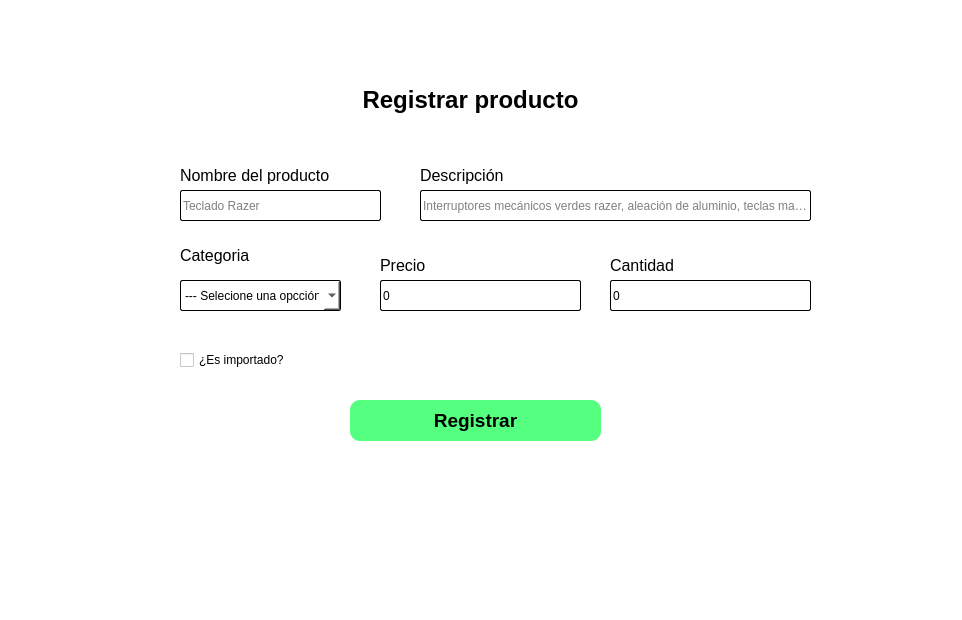
<?xml version="1.0" encoding="UTF-8"?>
<ui version="4.0">
 <class>Dialog</class>
 <widget class="QDialog" name="Dialog">
  <property name="windowModality">
   <enum>Qt::WindowModality::ApplicationModal</enum>
  </property>
  <property name="geometry">
   <rect>
    <x>0</x>
    <y>0</y>
    <width>962</width>
    <height>620</height>
   </rect>
  </property>
  <property name="windowTitle">
   <string>Registrar Producto</string>
  </property>
  <property name="windowIcon">
   <iconset>
    <normaloff>C:/Users/Adrian/Downloads/agregar-producto.png</normaloff>C:/Users/Adrian/Downloads/agregar-producto.png</iconset>
  </property>
  <property name="styleSheet">
   <string notr="true">background-color: rgb(255, 255, 255);</string>
  </property>
  <widget class="QLabel" name="label_4">
   <property name="geometry">
    <rect>
     <x>440</x>
     <y>20</y>
     <width>61</width>
     <height>61</height>
    </rect>
   </property>
   <property name="text">
    <string/>
   </property>
   <property name="pixmap">
    <pixmap>C:/Users/Adrian/Downloads/agregar-producto.png</pixmap>
   </property>
  </widget>
  <widget class="QLabel" name="lblProductViewTitle">
   <property name="geometry">
    <rect>
     <x>340</x>
     <y>80</y>
     <width>261</width>
     <height>41</height>
    </rect>
   </property>
   <property name="text">
    <string>&lt;!DOCTYPE HTML PUBLIC &quot;-//W3C//DTD HTML 4.0//EN&quot; &quot;http://www.w3.org/TR/REC-html40/strict.dtd&quot;&gt;
&lt;html&gt;&lt;head&gt;&lt;meta name=&quot;qrichtext&quot; content=&quot;1&quot; /&gt;&lt;meta charset=&quot;utf-8&quot; /&gt;&lt;style type=&quot;text/css&quot;&gt;
p, li { white-space: pre-wrap; }
hr { height: 1px; border-width: 0; }
li.unchecked::marker { content: &quot;\2610&quot;; }
li.checked::marker { content: &quot;\2612&quot;; }
&lt;/style&gt;&lt;/head&gt;&lt;body style=&quot; font-family:'Segoe UI'; font-size:9pt; font-weight:400; font-style:normal;&quot;&gt;
&lt;p align=&quot;center&quot; style=&quot; margin-top:0px; margin-bottom:0px; margin-left:0px; margin-right:0px; -qt-block-indent:0; text-indent:0px;&quot;&gt;&lt;span style=&quot; font-size:18pt; font-weight:700; color:#000000;&quot;&gt;Registrar producto&lt;/span&gt;&lt;/p&gt;&lt;/body&gt;&lt;/html&gt;</string>
   </property>
  </widget>
  <widget class="QLineEdit" name="txtProductoName">
   <property name="geometry">
    <rect>
     <x>180</x>
     <y>190</y>
     <width>201</width>
     <height>31</height>
    </rect>
   </property>
   <property name="font">
    <font>
     <bold>false</bold>
    </font>
   </property>
   <property name="cursor">
    <cursorShape>IBeamCursor</cursorShape>
   </property>
   <property name="toolTip">
    <string>&lt;html&gt;&lt;head/&gt;&lt;body&gt;&lt;p&gt;&lt;span style=&quot; color:#000000;&quot;&gt;Usuario&lt;/span&gt;&lt;/p&gt;&lt;/body&gt;&lt;/html&gt;</string>
   </property>
   <property name="layoutDirection">
    <enum>Qt::LayoutDirection::LeftToRight</enum>
   </property>
   <property name="styleSheet">
    <string notr="true">color: rgb(0, 0, 0);
border: none;
border: 1px solid #000000;;
border-radius: 2px;</string>
   </property>
   <property name="text">
    <string/>
   </property>
   <property name="placeholderText">
    <string>Teclado Razer</string>
   </property>
  </widget>
  <widget class="QLabel" name="label_2">
   <property name="geometry">
    <rect>
     <x>180</x>
     <y>160</y>
     <width>181</width>
     <height>31</height>
    </rect>
   </property>
   <property name="font">
    <font>
     <bold>true</bold>
    </font>
   </property>
   <property name="text">
    <string>&lt;!DOCTYPE HTML PUBLIC &quot;-//W3C//DTD HTML 4.0//EN&quot; &quot;http://www.w3.org/TR/REC-html40/strict.dtd&quot;&gt;
&lt;html&gt;&lt;head&gt;&lt;meta name=&quot;qrichtext&quot; content=&quot;1&quot; /&gt;&lt;meta charset=&quot;utf-8&quot; /&gt;&lt;style type=&quot;text/css&quot;&gt;
p, li { white-space: pre-wrap; }
hr { height: 1px; border-width: 0; }
li.unchecked::marker { content: &quot;\2610&quot;; }
li.checked::marker { content: &quot;\2612&quot;; }
&lt;/style&gt;&lt;/head&gt;&lt;body style=&quot; font-family:'Segoe UI'; font-size:9pt; font-weight:700; font-style:normal;&quot;&gt;
&lt;p style=&quot; margin-top:0px; margin-bottom:0px; margin-left:0px; margin-right:0px; -qt-block-indent:0; text-indent:0px;&quot;&gt;&lt;span style=&quot; font-size:12pt; font-weight:400; color:#000000;&quot;&gt;Nombre del producto&lt;/span&gt;&lt;/p&gt;&lt;/body&gt;&lt;/html&gt;</string>
   </property>
  </widget>
  <widget class="QLineEdit" name="txtProductDescription">
   <property name="geometry">
    <rect>
     <x>420</x>
     <y>190</y>
     <width>391</width>
     <height>31</height>
    </rect>
   </property>
   <property name="font">
    <font>
     <bold>false</bold>
    </font>
   </property>
   <property name="cursor">
    <cursorShape>IBeamCursor</cursorShape>
   </property>
   <property name="toolTip">
    <string>&lt;html&gt;&lt;head/&gt;&lt;body&gt;&lt;p&gt;&lt;span style=&quot; color:#000000;&quot;&gt;Usuario&lt;/span&gt;&lt;/p&gt;&lt;/body&gt;&lt;/html&gt;</string>
   </property>
   <property name="layoutDirection">
    <enum>Qt::LayoutDirection::LeftToRight</enum>
   </property>
   <property name="styleSheet">
    <string notr="true">color: rgb(0, 0, 0);
border: none;
border: 1px solid #000000;;
border-radius: 2px;</string>
   </property>
   <property name="text">
    <string/>
   </property>
   <property name="placeholderText">
    <string>Interruptores mecánicos verdes razer, aleación de aluminio, teclas macro.</string>
   </property>
  </widget>
  <widget class="QLabel" name="label_3">
   <property name="geometry">
    <rect>
     <x>420</x>
     <y>160</y>
     <width>181</width>
     <height>31</height>
    </rect>
   </property>
   <property name="font">
    <font>
     <bold>true</bold>
    </font>
   </property>
   <property name="text">
    <string>&lt;!DOCTYPE HTML PUBLIC &quot;-//W3C//DTD HTML 4.0//EN&quot; &quot;http://www.w3.org/TR/REC-html40/strict.dtd&quot;&gt;
&lt;html&gt;&lt;head&gt;&lt;meta name=&quot;qrichtext&quot; content=&quot;1&quot; /&gt;&lt;meta charset=&quot;utf-8&quot; /&gt;&lt;style type=&quot;text/css&quot;&gt;
p, li { white-space: pre-wrap; }
hr { height: 1px; border-width: 0; }
li.unchecked::marker { content: &quot;\2610&quot;; }
li.checked::marker { content: &quot;\2612&quot;; }
&lt;/style&gt;&lt;/head&gt;&lt;body style=&quot; font-family:'Segoe UI'; font-size:9pt; font-weight:700; font-style:normal;&quot;&gt;
&lt;p style=&quot; margin-top:0px; margin-bottom:0px; margin-left:0px; margin-right:0px; -qt-block-indent:0; text-indent:0px;&quot;&gt;&lt;span style=&quot; font-size:12pt; font-weight:400; color:#000000;&quot;&gt;Descripción&lt;/span&gt;&lt;/p&gt;&lt;/body&gt;&lt;/html&gt;</string>
   </property>
  </widget>
  <widget class="QLabel" name="label_6">
   <property name="geometry">
    <rect>
     <x>180</x>
     <y>240</y>
     <width>181</width>
     <height>31</height>
    </rect>
   </property>
   <property name="font">
    <font>
     <bold>true</bold>
    </font>
   </property>
   <property name="text">
    <string>&lt;!DOCTYPE HTML PUBLIC &quot;-//W3C//DTD HTML 4.0//EN&quot; &quot;http://www.w3.org/TR/REC-html40/strict.dtd&quot;&gt;
&lt;html&gt;&lt;head&gt;&lt;meta name=&quot;qrichtext&quot; content=&quot;1&quot; /&gt;&lt;meta charset=&quot;utf-8&quot; /&gt;&lt;style type=&quot;text/css&quot;&gt;
p, li { white-space: pre-wrap; }
hr { height: 1px; border-width: 0; }
li.unchecked::marker { content: &quot;\2610&quot;; }
li.checked::marker { content: &quot;\2612&quot;; }
&lt;/style&gt;&lt;/head&gt;&lt;body style=&quot; font-family:'Segoe UI'; font-size:9pt; font-weight:700; font-style:normal;&quot;&gt;
&lt;p style=&quot; margin-top:0px; margin-bottom:0px; margin-left:0px; margin-right:0px; -qt-block-indent:0; text-indent:0px;&quot;&gt;&lt;span style=&quot; font-size:12pt; font-weight:400; color:#000000;&quot;&gt;Categoria&lt;/span&gt;&lt;/p&gt;&lt;/body&gt;&lt;/html&gt;</string>
   </property>
  </widget>
  <widget class="QComboBox" name="cbxProductCategory">
   <property name="geometry">
    <rect>
     <x>180</x>
     <y>280</y>
     <width>161</width>
     <height>31</height>
    </rect>
   </property>
   <property name="styleSheet">
    <string notr="true">color: rgb(0, 0, 0);
border: none;
border: 1px solid #000000;
border-radius:2px;</string>
   </property>
   <item>
    <property name="text">
     <string>--- Selecione una opcción</string>
    </property>
   </item>
   <item>
    <property name="text">
     <string>Electrónicos</string>
    </property>
   </item>
   <item>
    <property name="text">
     <string>Ropa</string>
    </property>
   </item>
   <item>
    <property name="text">
     <string>Alimentos</string>
    </property>
   </item>
  </widget>
  <widget class="QLineEdit" name="txtProductoPrice">
   <property name="geometry">
    <rect>
     <x>380</x>
     <y>280</y>
     <width>201</width>
     <height>31</height>
    </rect>
   </property>
   <property name="font">
    <font>
     <bold>false</bold>
    </font>
   </property>
   <property name="cursor">
    <cursorShape>IBeamCursor</cursorShape>
   </property>
   <property name="toolTip">
    <string>&lt;html&gt;&lt;head/&gt;&lt;body&gt;&lt;p&gt;&lt;span style=&quot; color:#000000;&quot;&gt;Usuario&lt;/span&gt;&lt;/p&gt;&lt;/body&gt;&lt;/html&gt;</string>
   </property>
   <property name="layoutDirection">
    <enum>Qt::LayoutDirection::LeftToRight</enum>
   </property>
   <property name="styleSheet">
    <string notr="true">color: rgb(0, 0, 0);
border: none;
border: 1px solid #000000;;
border-radius: 2px;</string>
   </property>
   <property name="text">
    <string>0</string>
   </property>
   <property name="placeholderText">
    <string/>
   </property>
  </widget>
  <widget class="QLabel" name="label_7">
   <property name="geometry">
    <rect>
     <x>380</x>
     <y>250</y>
     <width>181</width>
     <height>31</height>
    </rect>
   </property>
   <property name="font">
    <font>
     <bold>true</bold>
    </font>
   </property>
   <property name="text">
    <string>&lt;!DOCTYPE HTML PUBLIC &quot;-//W3C//DTD HTML 4.0//EN&quot; &quot;http://www.w3.org/TR/REC-html40/strict.dtd&quot;&gt;
&lt;html&gt;&lt;head&gt;&lt;meta name=&quot;qrichtext&quot; content=&quot;1&quot; /&gt;&lt;meta charset=&quot;utf-8&quot; /&gt;&lt;style type=&quot;text/css&quot;&gt;
p, li { white-space: pre-wrap; }
hr { height: 1px; border-width: 0; }
li.unchecked::marker { content: &quot;\2610&quot;; }
li.checked::marker { content: &quot;\2612&quot;; }
&lt;/style&gt;&lt;/head&gt;&lt;body style=&quot; font-family:'Segoe UI'; font-size:9pt; font-weight:700; font-style:normal;&quot;&gt;
&lt;p style=&quot; margin-top:0px; margin-bottom:0px; margin-left:0px; margin-right:0px; -qt-block-indent:0; text-indent:0px;&quot;&gt;&lt;span style=&quot; font-size:12pt; font-weight:400; color:#000000;&quot;&gt;Precio&lt;/span&gt;&lt;/p&gt;&lt;/body&gt;&lt;/html&gt;</string>
   </property>
  </widget>
  <widget class="QCheckBox" name="chkIsImported">
   <property name="geometry">
    <rect>
     <x>180</x>
     <y>350</y>
     <width>121</width>
     <height>20</height>
    </rect>
   </property>
   <property name="text">
    <string>¿Es importado?</string>
   </property>
  </widget>
  <widget class="QPushButton" name="btnSaveProduct">
   <property name="geometry">
    <rect>
     <x>350</x>
     <y>400</y>
     <width>251</width>
     <height>41</height>
    </rect>
   </property>
   <property name="font">
    <font>
     <pointsize>14</pointsize>
     <bold>true</bold>
    </font>
   </property>
   <property name="cursor">
    <cursorShape>PointingHandCursor</cursorShape>
   </property>
   <property name="styleSheet">
    <string notr="true">background-color: rgb(85, 255, 127);
color: rgb(0, 0, 0);
border-radius: 10px;
border: none;</string>
   </property>
   <property name="text">
    <string>Registrar</string>
   </property>
  </widget>
  <widget class="QLabel" name="errProductoName">
   <property name="geometry">
    <rect>
     <x>180</x>
     <y>220</y>
     <width>201</width>
     <height>16</height>
    </rect>
   </property>
   <property name="text">
    <string>&lt;html&gt;&lt;head/&gt;&lt;body&gt;&lt;p&gt;&lt;br/&gt;&lt;/p&gt;&lt;/body&gt;&lt;/html&gt;</string>
   </property>
  </widget>
  <widget class="QLabel" name="errProductDescription">
   <property name="geometry">
    <rect>
     <x>420</x>
     <y>220</y>
     <width>201</width>
     <height>16</height>
    </rect>
   </property>
   <property name="text">
    <string>&lt;html&gt;&lt;head/&gt;&lt;body&gt;&lt;p&gt;&lt;br/&gt;&lt;/p&gt;&lt;/body&gt;&lt;/html&gt;</string>
   </property>
  </widget>
  <widget class="QLabel" name="errProductCategory">
   <property name="geometry">
    <rect>
     <x>180</x>
     <y>310</y>
     <width>201</width>
     <height>16</height>
    </rect>
   </property>
   <property name="text">
    <string>&lt;html&gt;&lt;head/&gt;&lt;body&gt;&lt;p&gt;&lt;br/&gt;&lt;/p&gt;&lt;/body&gt;&lt;/html&gt;</string>
   </property>
  </widget>
  <widget class="QLabel" name="errProductoPrice">
   <property name="geometry">
    <rect>
     <x>380</x>
     <y>310</y>
     <width>201</width>
     <height>16</height>
    </rect>
   </property>
   <property name="text">
    <string>&lt;html&gt;&lt;head/&gt;&lt;body&gt;&lt;p&gt;&lt;br/&gt;&lt;/p&gt;&lt;/body&gt;&lt;/html&gt;</string>
   </property>
  </widget>
  <widget class="QLabel" name="label_8">
   <property name="geometry">
    <rect>
     <x>610</x>
     <y>250</y>
     <width>181</width>
     <height>31</height>
    </rect>
   </property>
   <property name="font">
    <font>
     <bold>true</bold>
    </font>
   </property>
   <property name="text">
    <string>&lt;!DOCTYPE HTML PUBLIC &quot;-//W3C//DTD HTML 4.0//EN&quot; &quot;http://www.w3.org/TR/REC-html40/strict.dtd&quot;&gt;
&lt;html&gt;&lt;head&gt;&lt;meta name=&quot;qrichtext&quot; content=&quot;1&quot; /&gt;&lt;meta charset=&quot;utf-8&quot; /&gt;&lt;style type=&quot;text/css&quot;&gt;
p, li { white-space: pre-wrap; }
hr { height: 1px; border-width: 0; }
li.unchecked::marker { content: &quot;\2610&quot;; }
li.checked::marker { content: &quot;\2612&quot;; }
&lt;/style&gt;&lt;/head&gt;&lt;body style=&quot; font-family:'Segoe UI'; font-size:9pt; font-weight:700; font-style:normal;&quot;&gt;
&lt;p style=&quot; margin-top:0px; margin-bottom:0px; margin-left:0px; margin-right:0px; -qt-block-indent:0; text-indent:0px;&quot;&gt;&lt;span style=&quot; font-size:12pt; font-weight:400; color:#000000;&quot;&gt;Cantidad&lt;/span&gt;&lt;/p&gt;&lt;/body&gt;&lt;/html&gt;</string>
   </property>
  </widget>
  <widget class="QLineEdit" name="txtProductQuantity">
   <property name="geometry">
    <rect>
     <x>610</x>
     <y>280</y>
     <width>201</width>
     <height>31</height>
    </rect>
   </property>
   <property name="font">
    <font>
     <bold>false</bold>
    </font>
   </property>
   <property name="cursor">
    <cursorShape>IBeamCursor</cursorShape>
   </property>
   <property name="toolTip">
    <string>&lt;html&gt;&lt;head/&gt;&lt;body&gt;&lt;p&gt;&lt;span style=&quot; color:#000000;&quot;&gt;Usuario&lt;/span&gt;&lt;/p&gt;&lt;/body&gt;&lt;/html&gt;</string>
   </property>
   <property name="layoutDirection">
    <enum>Qt::LayoutDirection::LeftToRight</enum>
   </property>
   <property name="styleSheet">
    <string notr="true">color: rgb(0, 0, 0);
border: none;
border: 1px solid #000000;;
border-radius: 2px;</string>
   </property>
   <property name="text">
    <string>0</string>
   </property>
   <property name="placeholderText">
    <string/>
   </property>
  </widget>
  <widget class="QLabel" name="errProductQuantity">
   <property name="geometry">
    <rect>
     <x>610</x>
     <y>310</y>
     <width>201</width>
     <height>16</height>
    </rect>
   </property>
   <property name="text">
    <string>&lt;html&gt;&lt;head/&gt;&lt;body&gt;&lt;p&gt;&lt;br/&gt;&lt;/p&gt;&lt;/body&gt;&lt;/html&gt;</string>
   </property>
  </widget>
  <zorder>label_4</zorder>
  <zorder>lblProductViewTitle</zorder>
  <zorder>label_2</zorder>
  <zorder>label_3</zorder>
  <zorder>label_6</zorder>
  <zorder>label_7</zorder>
  <zorder>chkIsImported</zorder>
  <zorder>btnSaveProduct</zorder>
  <zorder>errProductoName</zorder>
  <zorder>errProductDescription</zorder>
  <zorder>txtProductoName</zorder>
  <zorder>txtProductDescription</zorder>
  <zorder>errProductCategory</zorder>
  <zorder>cbxProductCategory</zorder>
  <zorder>errProductoPrice</zorder>
  <zorder>txtProductoPrice</zorder>
  <zorder>label_8</zorder>
  <zorder>errProductQuantity</zorder>
  <zorder>txtProductQuantity</zorder>
 </widget>
 <resources/>
 <connections/>
</ui>
